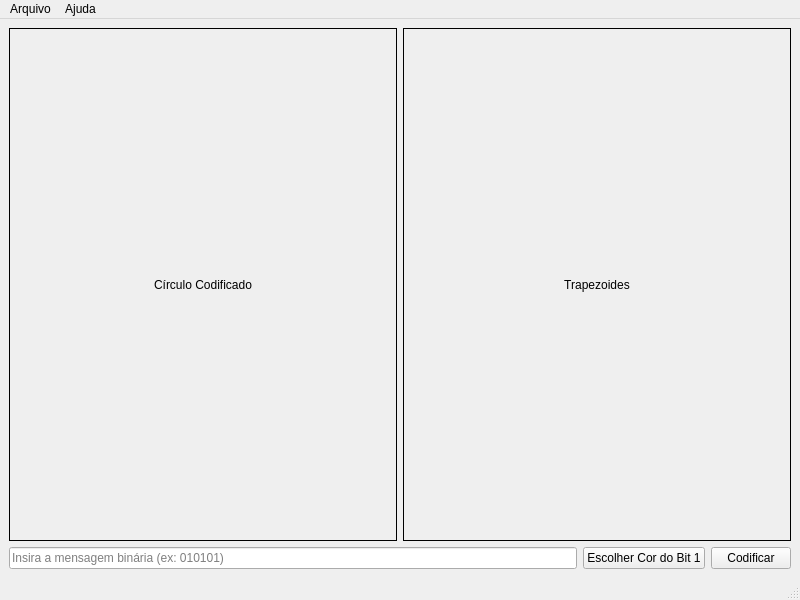
<?xml version="1.0" encoding="UTF-8"?>
<ui version="4.0">
 <class>MainWindow</class>
 <widget class="QMainWindow" name="MainWindow">
  <property name="geometry">
   <rect><x>0</x><y>0</y><width>800</width><height>600</height></rect>
  </property>
  <property name="windowTitle">
   <string>Parachute Encoder</string>
  </property>
  <widget class="QWidget" name="centralwidget">
   <layout class="QVBoxLayout" name="verticalLayout">
    <item>
     <layout class="QHBoxLayout" name="imageLayout">
      <item>
       <widget class="QLabel" name="circleLabel">
        <property name="minimumSize">
         <size><width>300</width><height>300</height></size>
        </property>
        <property name="frameShape">
         <enum>QFrame::Box</enum>
        </property>
        <property name="text">
         <string>Círculo Codificado</string>
        </property>
        <property name="alignment">
         <set>Qt::AlignCenter</set>
        </property>
       </widget>
      </item>
      <item>
       <widget class="QLabel" name="trapezoidLabel">
        <property name="minimumSize">
         <size><width>300</width><height>300</height></size>
        </property>
        <property name="frameShape">
         <enum>QFrame::Box</enum>
        </property>
        <property name="text">
         <string>Trapezoides</string>
        </property>
        <property name="alignment">
         <set>Qt::AlignCenter</set>
        </property>
       </widget>
      </item>
     </layout>
    </item>
    <item>
     <layout class="QHBoxLayout" name="controlsLayout">
      <item>
       <widget class="QLineEdit" name="messageInput">
        <property name="placeholderText">
         <string>Insira a mensagem binária (ex: 010101)</string>
        </property>
       </widget>
      </item>
      <item>
       <widget class="QPushButton" name="colorButton">
        <property name="text">
         <string>Escolher Cor do Bit 1</string>
        </property>
       </widget>
      </item>
      <item>
       <widget class="QPushButton" name="encodeButton">
        <property name="text">
         <string>Codificar</string>
        </property>
       </widget>
      </item>
     </layout>
    </item>
   </layout>
  </widget>
  <widget class="QMenuBar" name="menubar">
   <property name="geometry">
    <rect><x>0</x><y>0</y><width>800</width><height>21</height></rect>
   </property>
   <widget class="QMenu" name="menuArquivo">
    <property name="title"><string>Arquivo</string></property>
    <addaction name="actionSair"/>
   </widget>
   <widget class="QMenu" name="menuAjuda">
    <property name="title"><string>Ajuda</string></property>
    <addaction name="actionSobre"/>
   </widget>
   <addaction name="menuArquivo"/>
   <addaction name="menuAjuda"/>
  </widget>
  <widget class="QStatusBar" name="statusbar"/>
  <action name="actionSair">
   <property name="text"><string>Sair</string></property>
  </action>
  <action name="actionSobre">
   <property name="text"><string>Sobre</string></property>
  </action>
 </widget>
 <resources/>
 <connections/>
</ui>
